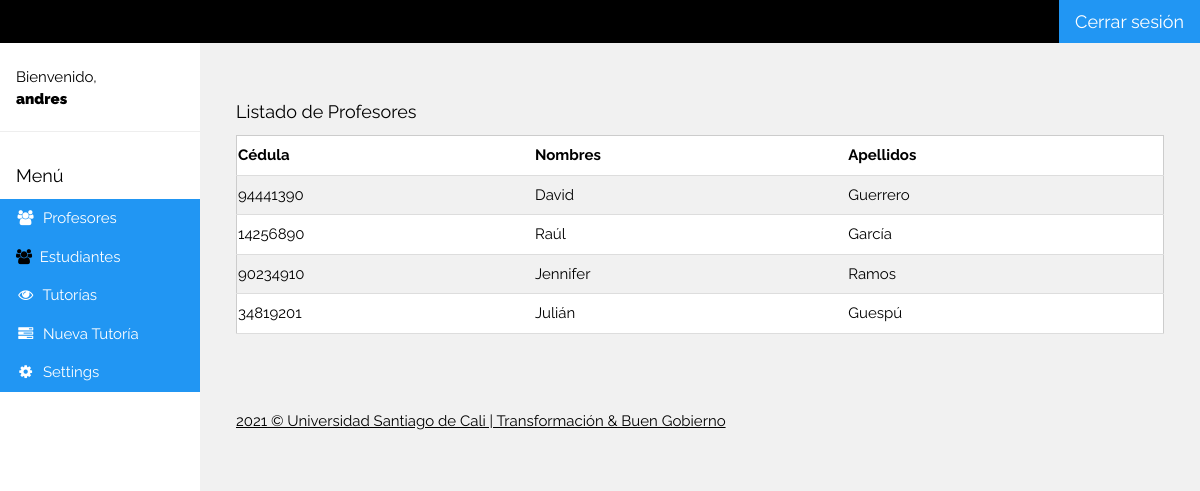
Page /ctg_listaprofes_tm/ (signed in) on the committed database.
### appusc/models.py (models this page shows)
class profesores(models.Model):
    cedula=models.IntegerField()
    nombres=models.CharField(max_length=400)
    apellidos=models.CharField(max_length=400)

### appusc/views.py (the view)
# urls.py: path('ctg_listaprofes_tm/',views.ctg_listaprofes_tm),
def ctg_listaprofes_tm(request):
    profes=profesores.objects.all()
    return render(request,'appusc/ctg_listaprofes_tm.html',{'profes':profes})

### appusc/templates/appusc/ctg_listaprofes_tm.html
{% extends 'appusc/base.html' %}
    {% block content %}
        <br>
        <br>
        <div class="w3-container">
        <h5>Listado de Profesores</h5>
            <table class="w3-table w3-striped w3-bordered w3-border w3-hoverable w3-white">
                <th>Cédula</th>
                <th>Nombres</th>
                <th>Apellidos</th>
                {% for registro in profes %}
                <tr>
                    <td>{{ registro.cedula }}</td>
                    <td>{{ registro.nombres }}</td>
                    <td>{{ registro.apellidos }}</td>
                </tr>
                {% endfor %}
            </table><br>
        </div>
     {% endblock %}

### appusc/templates/appusc/base.html (shortened to what this page needs)
{% load static %}
<!DOCTYPE html>
<html>
<link rel="stylesheet" href="{% static 'css/w3.css' %}">
<link rel="stylesheet" href="https://cdnjs.cloudflare.com/ajax/libs/font-awesome/4.7.0/css/font-awesome.min.css">
<body class="w3-light-grey">
<div class="w3-bar w3-top w3-black w3-large" style="z-index:4">
  <a class="w3-button w3-blue w3-right" href="/detail">Cerrar sesión</a>
</div>
<nav class="w3-sidebar w3-collapse w3-white w3-animate-left" style="z-index:3;width:200px;" id="mySidebar"><br>
  <div class="w3-container w3-row">
    <div class="w3-col s8 w3-bar">
      <span>Bienvenido, <strong><b>{{request.user.username}}</b></strong></span><br>
    </div>
  </div>
  <hr>
  <div class="w3-container">
    <h5>Menú</h5>
  </div>
  <div class="w3-bar-block">
    <a href="/ctg_listaprofes_tm" class="w3-bar-item w3-button w3-padding w3-blue"><i class="fa fa-users fa-fw"></i>  Profesores</a>
    <a href="/ctg_listaestudiantes_tm" class="w3-bar-item w3-button w3-padding w3-blue"><i class="fa fa-users w3-text-black"></i>  Estudiantes</a>
    <a href="/tragrados" class="w3-bar-item w3-button w3-padding w3-blue"><i class="fa fa-eye fa-fw"></i>  Tutorías</a>
    <a href="/nuevatutoria" class="w3-bar-item w3-button w3-padding w3-blue"><i class="fa fa-tasks fa-fw"></i>  Nueva Tutoría</a>
    <a href="#" class="w3-bar-item w3-button w3-padding w3-blue"><i class="fa fa-cog fa-fw"></i>  Settings</a><br><br>
  </div>
</nav>
<div class="w3-main" style="margin-left:220px;margin-top:43px;margin-right: 20px;">
  {% block content %}
  {% endblock %}
  <br>
  <footer class="w3-container w3-padding-16 w3-light-grey">
    <p> <a href="https://www.usc.edu.co" target="_blank">2021 © Universidad Santiago de Cali  |  Transformación & Buen Gobierno</a></p>
  </footer>
</div>
</body>
</html>

### appusc/static/css/w3.css (style rules this page uses)
html { box-sizing:border-box }
*,*:before,*:after { box-sizing:inherit }
html { -ms-text-size-adjust:100%;-webkit-text-size-adjust:100% }
body { margin:0 }
article,aside,details,figcaption,figure,footer,header,main,menu,nav,section { display:block }
a { background-color:transparent }
b,strong { font-weight:bolder }
hr { box-sizing:content-box;height:0;overflow:visible }
html,body { font-family:Verdana,sans-serif;font-size:15px;line-height:1.5 }
html { overflow-x:hidden }
h5 { font-size:18px }
h1,h2,h3,h4,h5,h6 { font-family:"Segoe UI",Arial,sans-serif;font-weight:400;margin:10px 0 }
hr { border:0;border-top:1px solid #eee;margin:20px 0 }
a { color:inherit }
.w3-table,.w3-table-all { border-collapse:collapse;border-spacing:1;width:100%;display:table }
.w3-bordered tr,.w3-table-all tr { border-bottom:1px solid #ddd }
.w3-striped tbody tr:nth-child(even) { background-color:#f1f1f1 }
.w3-table td,.w3-table th,.w3-table-all td,.w3-table-all th { padding:8px 8px;display:table-cell;text-align:left;vertical-align:top }
.w3-table th:first-child,.w3-table td:first-child,.w3-table-all th:first-child,.w3-table-all td:first-child { padding-left:1px }
.w3-btn,.w3-button { border:none;display:inline-block;padding:8px 16px;vertical-align:middle;overflow:hidden;text-decoration:none;color:inherit;background-color:inherit;text-align:center;cursor:pointer;white-space:nowrap }
.w3-btn,.w3-button { -webkit-touch-callout:none;-webkit-user-select:none;-khtml-user-select:none;-moz-user-select:none;-ms-user-select:none;user-select:none }
.w3-sidebar { height:100%;width:200px;background-color:#fff;position:fixed!important;z-index:1;overflow:auto }
.w3-main,#main { transition:margin-left .4s }
.w3-bar { width:100%;overflow:hidden }
.w3-bar .w3-button { white-space:normal }
.w3-bar-block .w3-bar-item { width:100%;display:block;padding:8px 16px;text-align:left;border:none;white-space:normal;float:none;outline:0 }
.w3-container:after,.w3-container:before,.w3-panel:after,.w3-panel:before,.w3-row:after,.w3-row:before,.w3-row-padding:after,.w3-row-padding:before, .w3-cell-row:before,.w3-cell-row:after,.w3-clear:after,.w3-clear:before,.w3-bar:before,.w3-bar:after { content:"";display:table;clear:both }
.w3-col,.w3-half,.w3-third,.w3-twothird,.w3-threequarter,.w3-quarter { float:left;width:100% }
.w3-col.s8 { width:66.66666% }
@media (min-width:993px) { .w3-sidebar.w3-collapse { display:block!important } }
.w3-top,.w3-bottom { position:fixed;width:100%;z-index:1 }
.w3-top { top:0 }
.w3-container,.w3-panel { padding:0.01em 16px }
.w3-animate-left { position:relative;animation:animateleft 0.4s }
.w3-large { font-size:18px!important }
.w3-border { border:1px solid #ccc!important }
.w3-padding { padding:8px 16px!important }
.w3-padding-16 { padding-top:16px!important;padding-bottom:16px!important }
.w3-right { float:right!important }
.w3-blue,.w3-hover-blue:hover { color:#fff!important;background-color:#2196F3!important }
.w3-white,.w3-hover-white:hover { color:#000!important;background-color:#fff!important }
.w3-black,.w3-hover-black:hover { color:#fff!important;background-color:#000!important }
.w3-light-grey,.w3-hover-light-grey:hover,.w3-light-gray,.w3-hover-light-gray:hover { color:#000!important;background-color:#f1f1f1!important }
.w3-text-black,.w3-hover-text-black:hover { color:#000!important }

### appusc/templates/appusc/base.html (style rules this page uses)
html,body,h1,h2,h3,h4,h5 { font-family: "Raleway", sans-serif }

### rows in the picture
profesores: cedula "94441390", nombres "David", apellidos "Guerrero"
profesores: cedula "14256890", nombres "Raúl", apellidos "García"
profesores: cedula "90234910", nombres "Jennifer", apellidos "Ramos"
profesores: cedula "34819201", nombres "Julián", apellidos "Guespú"

### other values in the picture
{{ request.user.username }} "andres"
